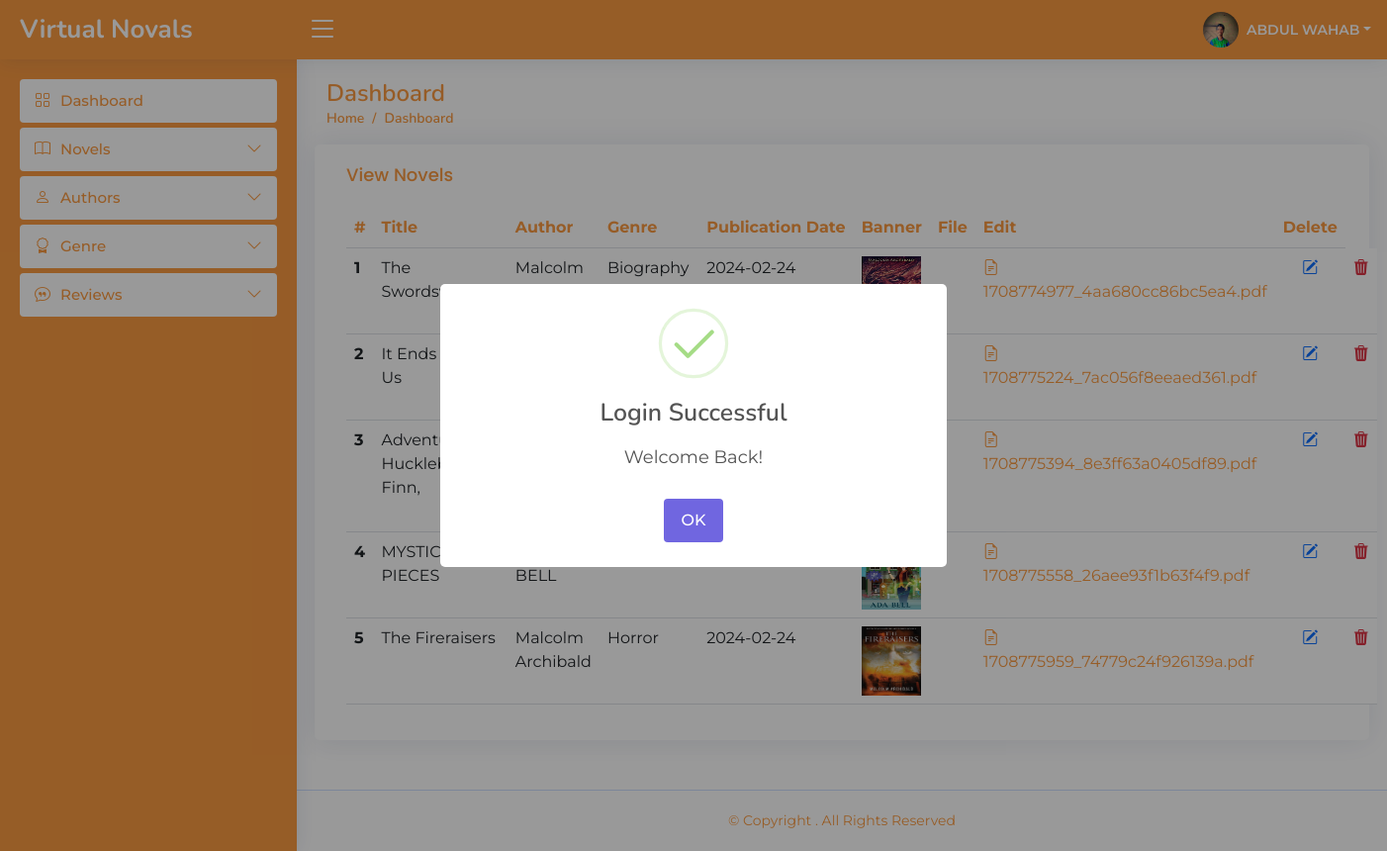
The page /admin/viewnovels.php (signed in) on the database its author committed.
### tables this page shows
CREATE TABLE `users` (
  `user_id` int(11) NOT NULL,
  `username` varchar(255) NOT NULL,
  `fullname` varchar(50) NOT NULL,
  `password_hash` varchar(255) NOT NULL,
  `role` enum('user','admin') DEFAULT 'user',
  `user_img` text NOT NULL DEFAULT 'none'
);

CREATE TABLE `novels` (
  `novel_id` int(11) NOT NULL,
  `title` varchar(255) NOT NULL,
  `author_id` int(11) DEFAULT NULL,
  `genre_id` int(11) DEFAULT NULL,
  `publication_date` date DEFAULT NULL,
  `banner` text NOT NULL,
  `description` text NOT NULL,
  `file` text DEFAULT NULL
);

CREATE TABLE `authors` (
  `author_id` int(11) NOT NULL,
  `name` varchar(255) NOT NULL,
  `biography` text DEFAULT NULL
);

CREATE TABLE `genres` (
  `genre_id` int(11) NOT NULL,
  `name` varchar(255) NOT NULL
);

### admin/viewnovels.php (the view, shortened to what this page needs)
<?php
require_once('../modules/conn.php');
if (isset($_SESSION['username'])) {
  ?>
  <!DOCTYPE html>
  <html lang="en">
  <head>
    <?php require 'components/head.php' ?>
  </head>
  <body>
    <?php
    include('components/header.php');
    ?>
    <?php
    include('components/sidebar.php');
    ?>
    <main id="main" class="main">
      <div class="pagetitle">
        <h1>Dashboard</h1>
        <nav>
          <ol class="breadcrumb">
            <li class="breadcrumb-item"><a href="index.php">Home</a></li>
            <li class="breadcrumb-item active">Dashboard</li>
          </ol>
        </nav>
      </div>
      <section class="section dashboard">
        <div class="row">
          <div class="col-lg-12">
            <div class="row">
              <div class="card">
                <div class="card-body">
                  <h5 class="card-title">View Novels</h5>
                  <table class="table table-hover datatable">
                    <thead class="samad-dashborad-header">
                      <tr>
                        <th scope="col">#</th>
                        <th scope="col">Title</th>
                        <th scope="col">Author</th>
                        <th scope="col">Genre</th>
                        <th scope="col">Publication Date</th>
                        <th scope="col">Banner</th>
                        <th scope="col">File</th>
                        <th scope="col">Edit</th>
                        <th scope="col">Delete</th>
                      </tr>
                    </thead>
                    <tbody>
                      <?php
                      $query = "SELECT novels.*, authors.name AS author_name, genres.name AS genre_name
        FROM novels
        JOIN authors ON novels.author_id = authors.author_id
        JOIN genres ON novels.genre_id = genres.genre_id";
                      $query_run = mysqli_query($conn, $query);
                      while ($row = mysqli_fetch_assoc($query_run)) {
                        ?>
                        <tr>
                          <th scope="row">
                            <?php echo $row['novel_id'] ?>
                          </th>
                          <td>
                            <?php echo $row['title'] ?>
                          </td>
                          <td>
                            <?php echo $row['author_name'] ?>
                          </td>
                          <td>
                            <?php echo $row['genre_name'] ?>
                          </td>
                          <td>
                            <?php echo $row['publication_date'] ?>
                          </td>
                          <td><img src=".<?php echo $row['banner'] ?>" alt="Image" height="70" width="60"></td>
                          <td></td>
                          <td>
                            <a href="../<?php echo $row['file'] ?>" target="_blank">
                              <i class="bi bi-file-earmark-text"></i>
                              <?php echo basename($row['file']) ?>
                            </a>
                          </td>
                          <td class="text-center"><a href="./editnovel.php?id=<?php echo $row['novel_id'] ?>"><i
                                class="bi bi-pencil-square text-primary"></i></a></td>
                          <td class="text-center">
                            <form action="./deletenovel.php" method="POST">
                              <a href="deletenovel.php?delete=<?php echo $row['novel_id'] ?>" name="delete"><i
                                  class="bi bi-trash3-fill text-danger"></i></a>
                            </form>
                          </td>
                        </tr>
                        <?php
                      }
                      ?>
                    </tbody>
                  </table>
                </div>
              </div>
            </div>
          </div>
        </div>
      </section>
    </main>
    <?php
    include('components/footer.php');
    ?>
  </body>
  </html>
  <?php
} else {
  header("location:../login.php");
}
?>

### admin/components/head.php (shortened to what this page needs)
<link href="assets/vendor/bootstrap/css/bootstrap.min.css" rel="stylesheet">
<link href="assets/vendor/bootstrap-icons/bootstrap-icons.css" rel="stylesheet">
<link href="assets/vendor/boxicons/css/boxicons.min.css" rel="stylesheet">
<link href="assets/vendor/quill/quill.snow.css" rel="stylesheet">
<link href="assets/vendor/quill/quill.bubble.css" rel="stylesheet">
<link href="assets/vendor/remixicon/remixicon.css" rel="stylesheet">
<link href="assets/vendor/simple-datatables/style.css" rel="stylesheet">
<link href="assets/css/style.css" rel="stylesheet">

### admin/components/header.php (shortened to what this page needs)
<?php
    $id = $_SESSION['id'];
    require('../modules/conn.php');
  $headerQuiry = "SELECT * FROM `users` where user_id = '$id'";
  $headerResult = $conn->query($headerQuiry);
  $headerData=  mysqli_fetch_array($headerResult)
?>
 <header id="header" class="header fixed-top d-flex align-items-center">
<div class="d-flex align-items-center justify-content-between">
  <a href="index.php?session=admin" class="logo d-flex align-items-center">
    <span class="d-none d-lg-block">Virtual Novals</span>
  </a>
  <i class="bi bi-list toggle-sidebar-btn"></i>
</div>
<nav class="header-nav ms-auto">
  <ul class="d-flex align-items-center">
    <li class="nav-item dropdown pe-3">
      <a class="nav-link nav-profile d-flex align-items-center pe-0" href="#" data-bs-toggle="dropdown">
        <img src="./<?php echo $headerData['user_img'] ?>" alt="Profile" class="rounded-circle" style="aspect-ratio: 1/1; object-fit: cover; object-position: top;">
        <span class="d-none d-md-block dropdown-toggle text-capitalize ps-2"><?php echo $headerData['fullname'] ?></span>
      </a>
    </li>
  </ul>
</nav>
</header>

### admin/components/sidebar.php (shortened to what this page needs)
<aside id="sidebar" class="sidebar">
  <ul class="sidebar-nav" id="sidebar-nav">
    <li class="nav-item">
      <a class="nav-link " href="index.php">
        <i class="bi bi-grid"></i>
        <span>Dashboard</span>
      </a>
    </li>
    <li class="nav-item">
      <a class="nav-link collapsed" data-bs-target="#components-nav" data-bs-toggle="collapse" href="#">
      <i class="bi bi-book"></i><span>Novels</span><i class="bi bi-chevron-down ms-auto"></i>
      </a>
    </li>
    <li class="nav-item">
      <a class="nav-link collapsed" data-bs-target="#resource-nav" data-bs-toggle="collapse" href="#">
      <i class="bi bi-person"></i><span>Authors</span><i class="bi bi-chevron-down ms-auto"></i>
      </a>
    </li>
    <li class="nav-item">
      <a class="nav-link collapsed" data-bs-target="#Genre-nav" data-bs-toggle="collapse" href="#">
      <i class="bi bi-award"></i><span>Genre</span><i class="bi bi-chevron-down ms-auto"></i>
      </a>
    </li>
    <li class="nav-item">
      <a class="nav-link collapsed" data-bs-target="#reviews-nav" data-bs-toggle="collapse" href="#">
      <i class="bi bi-chat-quote"></i><span>Reviews</span><i class="bi bi-chevron-down ms-auto"></i>
      </a>
    </li>
  </ul>
</aside>

### admin/components/footer.php
<footer id="footer" class="footer">
  <div class="copyright">
    &copy; Copyright <strong><span> <a href="" target="_blank"></a></span></strong>. All Rights Reserved
  </div>
</footer>

### admin/assets/css/style.css (style rules this page uses)
:root { scroll-behavior: smooth; }
body { font-family: "Montserrat", sans-serif; }
a { color: #FA9A41; text-decoration: none; }
.datatable a { color: #FA9A41 !important; text-decoration: none; }
h1, h2, h3, h4, h5, h6 { font-family: "Nunito", sans-serif; }
#main { margin-top: 60px; padding: 20px 30px; transition: all 0.3s; }
.pagetitle { margin-bottom: 10px; }
.pagetitle h1 { font-size: 24px; margin-bottom: 0; font-weight: 600; color: #FA9A41; }
.card { margin-bottom: 30px; border: none; border-radius: 5px; box-shadow: 0px 0 30px rgba(1, 41, 112, 0.1); }
.card-title { padding: 20px 0 15px 0; font-size: 18px; font-weight: 500; color: #FA9A41; font-family: "Poppins", sans-serif; }
.table .samad-dashborad-header th { color: #FA9A41; text-wrap: nowrap; }
.card-body { padding: 0 20px 20px 20px; width: 100%; }
.breadcrumb { font-size: 14px; font-family: "Nunito", sans-serif; color: #FA9A41; font-weight: 600; }
.breadcrumb a { color: #FA9A41; transition: 0.3s; }
.breadcrumb .breadcrumb-item::before { color: #FA9A41; }
.breadcrumb .active { color: #FA9A41; font-weight: 600; }
.logo { line-height: 1; }
@media (min-width: 1200px) { .logo { width: 280px; } }
.logo span { font-size: 26px; font-weight: 700; color:white; font-family: "Nunito", sans-serif; }
.header { transition: all 0.5s; z-index: 997; height: 60px; box-shadow: 0px 2px 20px rgba(1, 41, 112, 0.1); background-color: #FA9A41; padding-left: 20px; }
.header .toggle-sidebar-btn { font-size: 32px; padding-left: 10px; cursor: pointer; color: white; }
.header-nav ul { list-style: none; }
.header-nav>ul { margin: 0; padding: 0; }
.header-nav .nav-profile { color: white; }
.header-nav .nav-profile img { max-height: 36px; }
.header-nav .nav-profile span { font-size: 14px; font-weight: 600; }
.sidebar { position: fixed; top: 60px; left: 0; bottom: 0; width: 300px; z-index: 996; transition: all 0.3s; padding: 20px; overflow-y: auto; scrollbar-width: thin; scrollbar-color: #E1A140 transparent; box-shadow: 0px 0px 20px rgba(1, 41, 112, 0.1); background-color: #FA9A41; }
@media (min-width: 1200px) { #main, #footer { margin-left: 300px; } }
.sidebar-nav { padding: 0; margin: 0; list-style: none; }
.sidebar-nav li { padding: 0; margin: 0; list-style: none; }
.sidebar-nav .nav-item { margin-bottom: 5px; }
.sidebar-nav .nav-link { display: flex; align-items: center; font-size: 15px; font-weight: 500; color: #FA9A41; transition: 0.3; background: #f6f9ff; padding: 10px 15px; border-radius: 4px; background-color: white; }
.sidebar-nav .nav-link i { font-size: 16px; margin-right: 10px; color: #FA9A41; }
.sidebar-nav .nav-link.collapsed { color:#FA9A41; background: white; }
.sidebar-nav .nav-link.collapsed i { color: #FA9A41; }
.sidebar-nav .nav-link .bi-chevron-down { margin-right: 0; transition: transform 0.2s ease-in-out; }
.footer { padding: 20px 0; font-size: 14px; transition: all 0.3s; border-top: 1px solid #cddfff; }
.footer .copyright { text-align: center; color: #FA9A41; }

### rows shown on the page
users: user_img (picture), fullname "ABDUL WAHAB"
novels: novel_id "1", title "The…", author.name "Malcolm…", genre.name "Biography", publication_date "2024-02-24", file "1708774977_4aa680cc86bc5ea4.pdf"
novels: novel_id "2", title "It Ends With Us", file "1708775224_7ac056f8eeaed361.pdf"
novels: novel_id "3", title "Adventures of Huckleberry Finn,", file "1708775394_8e3ff63a0405df89.pdf"
novels: novel_id "4", title "MYSTIC PIECES", banner (picture), file "1708775558_26aee93f1b63f4f9.pdf"
novels: novel_id "5", title "The Fireraisers", author.name "Malcolm Archibald", genre.name "Horror", publication_date "2024-02-24", banner (picture), file "1708775959_74779c24f926139a.pdf"
